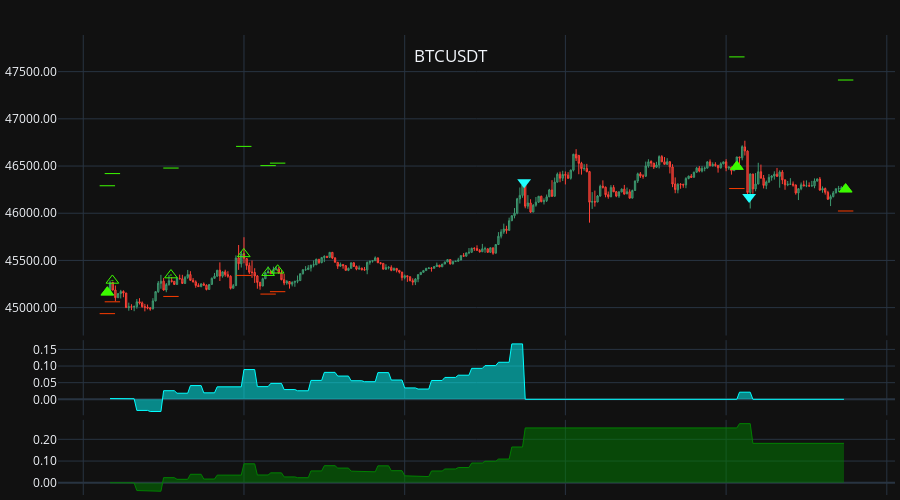

The code cell stored with this chart in its notebook:
### Code cell
chart_signals(rep[0], symbol, ohlc, '1Min',  show_signals=True, height=500)

### Figure 1 — Plotly figure (JSON) as saved in the notebook; plotly's stock layout.template omitted (floating-point values rounded to 4 significant figures; data arrays with more than 128 entries replaced by an {"elided": "..."} marker saying what was removed)
{"data": [{"close": {"elided": "276 float values"}, "high": {"elided": "276 float values"}, "line": {"width": 1}, "low": {"elided": "276 float values"}, "name": "Master_0", "open": {"elided": "276 float values"}, "type": "candlestick", "uid": "13230025-e62f-4d36-9252-970eceaca56d", "x": {"elided": "276 str values"}, "xaxis": "x", "yaxis": "y"}, {"marker": {"color": "#3cfa00", "size": 12, "symbol": "triangle-up"}, "mode": "markers", "name": "BOT", "type": "scatter", "uid": "4d1ec97b-62a0-4eb9-9abf-8b25492af783", "x": ["2024-01-10T15:08:59.716000", "2024-01-10T19:04:00.905000", "2024-01-10T19:44:37.785000"], "xaxis": "x", "y": [45160.0, 46490.0, 46260.0], "yaxis": "y"}, {"marker": {"color": "#20ffff", "size": 12, "symbol": "triangle-down"}, "mode": "markers", "name": "SLD", "type": "scatter", "uid": "f7ab66cb-fd4a-4dbd-94c9-786308c3e4b0", "x": ["2024-01-10T17:44:36", "2024-01-10T19:08:36"], "xaxis": "x", "y": [46330.0, 46170.0], "yaxis": "y"}, {"marker": {"color": "#3cfa00", "size": 11, "symbol": "triangle-up-open-dot"}, "mode": "markers", "name": "LONG", "text": ["", "", "", "", "", "", "", ""], "type": "scatter", "uid": "0a30f92b-f724-4361-b6c1-912784c8c590", "x": ["2024-01-10T15:08:59.716000", "2024-01-10T15:10:52.679000", "2024-01-10T15:32:44.798000", "2024-01-10T15:59:55.303000", "2024-01-10T16:09:00.970000", "2024-01-10T16:12:34.233000", "2024-01-10T19:04:00.905000", "2024-01-10T19:44:37.785000"], "xaxis": "x", "y": [45162, 45290.0, 45345, 45569, 45370, 45400.0, 46490.0, 46255], "yaxis": "y"}, {"marker": {"color": "#3cfa00", "size": 11, "symbol": "line-ew-open"}, "mode": "markers", "name": "Take", "type": "scatter", "uid": "2128eddd-3029-4c27-8f69-a357f8ba7f7b", "x": ["2024-01-10T15:08:59.716000", "2024-01-10T15:10:52.679000", "2024-01-10T15:32:44.798000", "2024-01-10T15:59:55.303000", "2024-01-10T16:09:00.970000", "2024-01-10T16:12:34.233000", "2024-01-10T19:04:00.905000", "2024-01-10T19:44:37.785000"], "xaxis": "x", "y": [46290.0, 46420, 46480.0, 46710.0, 46500.0, 46530.0, 47660.0, 47410.0], "yaxis": "y"}, {"marker": {"color": "#fa3c00", "size": 11, "symbol": "line-ew-open"}, "mode": "markers", "name": "Stop", "type": "scatter", "uid": "e1ab2ba9-c398-4111-82a5-5d584c62ee20", "x": ["2024-01-10T15:08:59.716000", "2024-01-10T15:10:52.679000", "2024-01-10T15:32:44.798000", "2024-01-10T15:59:55.303000", "2024-01-10T16:09:00.970000", "2024-01-10T16:12:34.233000", "2024-01-10T19:04:00.905000", "2024-01-10T19:44:37.785000"], "xaxis": "x", "y": [44940.0, 45060.0, 45120.0, 45340.0, 45140.0, 45170.0, 46260.0, 46020.0], "yaxis": "y"}, {"marker": {"color": "#20ffff", "size": 11, "symbol": "triangle-down-open-dot"}, "mode": "markers", "name": "SHORTS", "text": [], "type": "scatter", "uid": "c24ffa18-db40-4ad0-8291-55c87d07fdb0", "x": [], "xaxis": "x", "y": [], "yaxis": "y"}, {"marker": {"color": "#3cfa00", "size": 11, "symbol": "line-ew-open"}, "mode": "markers", "name": "Take", "type": "scatter", "uid": "b6c721da-a6ef-44ee-9600-36e45df9bfa9", "x": [], "xaxis": "x", "y": [], "yaxis": "y"}, {"marker": {"color": "#fa3c00", "size": 11, "symbol": "line-ew-open"}, "mode": "markers", "name": "Stop", "type": "scatter", "uid": "c5f2bebc-e720-48f5-bfef-d95129ecc931", "x": [], "xaxis": "x", "y": [], "yaxis": "y"}, {"marker": {"color": "#ffffff", "size": 11, "symbol": "circle-open-dot"}, "mode": "markers", "name": "EXITS", "text": ["Take triggered", "Stop triggered"], "type": "scatter", "uid": "a0a296e1-7c6c-4691-b831-e7c7674c7584", "x": ["2024-01-10T17:44:36", "2024-01-10T19:08:36"], "xaxis": "x", "y": [null, null], "yaxis": "y"}, {"fill": "tozeroy", "line": {"color": "cyan", "width": 1}, "mode": "lines", "name": "Leverage", "type": "scatter", "uid": "db6641f8-d7b1-47e0-9bf0-95089214c6d4", "x": {"elided": "275 str values"}, "xaxis": "x", "y": {"elided": "275 float values"}, "yaxis": "y2"}, {"fill": "tozeroy", "line": {"color": "green", "width": 1}, "mode": "lines", "name": "BTCUSDT_PnL", "type": "scatter", "uid": "4bd96974-24a2-4f68-9854-78a2bc9eb887", "x": {"elided": "275 str values"}, "xaxis": "x", "y": {"elided": "275 float values"}, "yaxis": "y3"}], "layout": {"dragmode": "zoom", "height": 500, "hoverdistance": 1000, "hovermode": "x unified", "margin": {"b": 5, "l": 5, "r": 5, "t": 35}, "modebar": {"add": ["drawline", "drawopenpath", "drawrect", "eraseshape"]}, "newshape": {"line": {"color": "yellow", "width": 1}}, "showlegend": false, "title": {"text": " BTCUSDT", "x": 0.5, "xanchor": "center", "y": 0.9, "yanchor": "top"}, "xaxis": {"anchor": "y", "domain": [0, 1], "hoverformat": "%d-%b-%y %H:%M", "matches": "x3", "rangeslider": {"visible": false}, "showspikes": true, "showticklabels": false, "spikecolor": "#306020", "spikedash": "dot", "spikemode": "across", "spikesnap": "cursor", "spikethickness": 1}, "xaxis2": {"anchor": "y2", "domain": [0, 1], "matches": "x3", "showspikes": true, "showticklabels": false, "spikecolor": "#306020", "spikedash": "dot", "spikemode": "across", "spikesnap": "cursor", "spikethickness": 1}, "xaxis3": {"anchor": "y3", "domain": [0, 1], "showspikes": true, "spikecolor": "#306020", "spikedash": "dot", "spikemode": "across", "spikesnap": "cursor", "spikethickness": 1}, "yaxis": {"anchor": "x", "domain": [0.3467, 1], "hoverformat": ".2f", "spikecolor": "#306020", "spikesnap": "cursor", "spikethickness": 1, "tickformat": ".2f"}, "yaxis2": {"anchor": "x2", "domain": [0.1733, 0.3367], "spikecolor": "#306020", "spikesnap": "cursor", "spikethickness": 1, "tickformat": ".2f"}, "yaxis3": {"anchor": "x3", "domain": [0, 0.1633], "spikecolor": "#306020", "spikesnap": "cursor", "spikethickness": 1, "tickformat": ".2f"}}}
